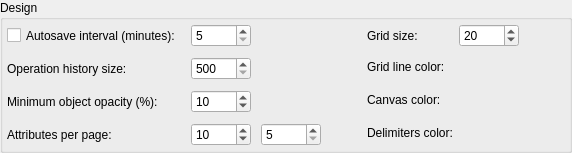
        <widget class="QGroupBox" name="groupBox">
         <property name="minimumSize">
          <size>
           <width>0</width>
           <height>0</height>
          </size>
         </property>
         <property name="title">
          <string>Design</string>
         </property>
         <layout class="QHBoxLayout" name="horizontalLayout_14">
          <property name="spacing">
           <number>6</number>
          </property>
          <property name="leftMargin">
           <number>4</number>
          </property>
          <property name="topMargin">
           <number>4</number>
          </property>
          <property name="rightMargin">
           <number>4</number>
          </property>
          <property name="bottomMargin">
           <number>4</number>
          </property>
          <item>
           <layout class="QGridLayout" name="gridLayout_2">
            <property name="spacing">
             <number>10</number>
            </property>
            <item row="2" column="1">
             <layout class="QHBoxLayout" name="horizontalLayout_6">
              <item>
               <widget class="QSpinBox" name="min_obj_opacity_spb">
                <property name="sizePolicy">
                 <sizepolicy hsizetype="Minimum" vsizetype="Fixed">
                  <horstretch>0</horstretch>
                  <verstretch>0</verstretch>
                 </sizepolicy>
                </property>
                <property name="minimumSize">
                 <size>
                  <width>60</width>
                  <height>0</height>
                 </size>
                </property>
                <property name="toolTip">
                 <string>&lt;p&gt;Defines the minimum opacity percentage applied to the objects when using the fade out feature. A zero opacity causes the object to be completely hidden not being possible to interact with it in the canvas area.&lt;/p&gt;</string>
                </property>
                <property name="statusTip">
                 <string/>
                </property>
                <property name="minimum">
                 <number>0</number>
                </property>
                <property name="maximum">
                 <number>70</number>
                </property>
                <property name="singleStep">
                 <number>5</number>
                </property>
                <property name="value">
                 <number>10</number>
                </property>
               </widget>
              </item>
              <item>
               <spacer name="horizontalSpacer_3">
                <property name="orientation">
                 <enum>Qt::Horizontal</enum>
                </property>
                <property name="sizeHint" stdset="0">
                 <size>
                  <width>40</width>
                  <height>20</height>
                 </size>
                </property>
               </spacer>
              </item>
             </layout>
            </item>
            <item row="3" column="1">
             <layout class="QHBoxLayout" name="horizontalLayout_2">
              <item>
               <widget class="QSpinBox" name="attribs_per_page_spb">
                <property name="sizePolicy">
                 <sizepolicy hsizetype="Minimum" vsizetype="Fixed">
                  <horstretch>0</horstretch>
                  <verstretch>0</verstretch>
                 </sizepolicy>
                </property>
                <property name="minimumSize">
                 <size>
                  <width>60</width>
                  <height>0</height>
                 </size>
                </property>
                <property name="toolTip">
                 <string>&lt;p&gt;These spinners define the minimum amount of attributes visible per page in each section of tables and views when the pagination is enabled on them. The first one controls the amount of columns per page. The second defines the amount of extended attributes (constraints, indexes, trigger, rules, policies) displayed per page.&lt;/p&gt;</string>
                </property>
                <property name="statusTip">
                 <string/>
                </property>
                <property name="minimum">
                 <number>5</number>
                </property>
                <property name="maximum">
                 <number>100</number>
                </property>
                <property name="singleStep">
                 <number>5</number>
                </property>
                <property name="value">
                 <number>10</number>
                </property>
               </widget>
              </item>
              <item>
               <widget class="QSpinBox" name="ext_attribs_per_page_spb">
                <property name="sizePolicy">
                 <sizepolicy hsizetype="Minimum" vsizetype="Fixed">
                  <horstretch>0</horstretch>
                  <verstretch>0</verstretch>
                 </sizepolicy>
                </property>
                <property name="minimumSize">
                 <size>
                  <width>60</width>
                  <height>0</height>
                 </size>
                </property>
                <property name="toolTip">
                 <string>&lt;p&gt;Defines the minimum amount of attributes visible per page on tables and view when the pagination is enabled on these objects.&lt;/p&gt;</string>
                </property>
                <property name="statusTip">
                 <string/>
                </property>
                <property name="minimum">
                 <number>5</number>
                </property>
                <property name="maximum">
                 <number>100</number>
                </property>
                <property name="singleStep">
                 <number>5</number>
                </property>
                <property name="value">
                 <number>5</number>
                </property>
               </widget>
              </item>
              <item>
               <spacer name="horizontalSpacer_11">
                <property name="orientation">
                 <enum>Qt::Horizontal</enum>
                </property>
                <property name="sizeHint" stdset="0">
                 <size>
                  <width>40</width>
                  <height>20</height>
                 </size>
                </property>
               </spacer>
              </item>
             </layout>
            </item>
            <item row="1" column="0">
             <widget class="QLabel" name="oplist_size_lbl">
              <property name="sizePolicy">
               <sizepolicy hsizetype="Fixed" vsizetype="Preferred">
                <horstretch>0</horstretch>
                <verstretch>0</verstretch>
               </sizepolicy>
              </property>
              <property name="text">
               <string>Operation history size:</string>
              </property>
             </widget>
            </item>
            <item row="2" column="0">
             <widget class="QLabel" name="min_obj_opacity_lbl">
              <property name="sizePolicy">
               <sizepolicy hsizetype="Preferred" vsizetype="Preferred">
                <horstretch>0</horstretch>
                <verstretch>0</verstretch>
               </sizepolicy>
              </property>
              <property name="text">
               <string>Minimum object opacity (%): </string>
              </property>
             </widget>
            </item>
            <item row="0" column="0">
             <widget class="QCheckBox" name="autosave_interv_chk">
              <property name="sizePolicy">
               <sizepolicy hsizetype="Preferred" vsizetype="Preferred">
                <horstretch>0</horstretch>
                <verstretch>0</verstretch>
               </sizepolicy>
              </property>
              <property name="toolTip">
               <string>&lt;p&gt;Defines the period when the opened models will be saved automatically. The temporary models saving period will be defined as the half of the value defined here. If the autosave is disabled the temporary models saving will occur in a period of 5 minutes.&lt;/p&gt;</string>
              </property>
              <property name="statusTip">
               <string/>
              </property>
              <property name="text">
               <string>Autosave interval (minutes):</string>
              </property>
             </widget>
            </item>
            <item row="0" column="1">
             <layout class="QHBoxLayout" name="horizontalLayout_3">
              <item>
               <widget class="QSpinBox" name="autosave_interv_spb">
                <property name="sizePolicy">
                 <sizepolicy hsizetype="Preferred" vsizetype="Fixed">
                  <horstretch>0</horstretch>
                  <verstretch>0</verstretch>
                 </sizepolicy>
                </property>
                <property name="minimumSize">
                 <size>
                  <width>60</width>
                  <height>0</height>
                 </size>
                </property>
                <property name="minimum">
                 <number>5</number>
                </property>
                <property name="maximum">
                 <number>30</number>
                </property>
                <property name="singleStep">
                 <number>5</number>
                </property>
               </widget>
              </item>
              <item>
               <spacer name="horizontalSpacer_8">
                <property name="orientation">
                 <enum>Qt::Horizontal</enum>
                </property>
                <property name="sizeHint" stdset="0">
                 <size>
                  <width>40</width>
                  <height>20</height>
                 </size>
                </property>
               </spacer>
              </item>
             </layout>
            </item>
            <item row="3" column="0">
             <widget class="QLabel" name="attributes_per_page_lbl">
              <property name="sizePolicy">
               <sizepolicy hsizetype="Preferred" vsizetype="Preferred">
                <horstretch>0</horstretch>
                <verstretch>0</verstretch>
               </sizepolicy>
              </property>
              <property name="text">
               <string>Attributes per page:</string>
              </property>
             </widget>
            </item>
            <item row="1" column="1">
             <layout class="QHBoxLayout" name="horizontalLayout_4">
              <item>
               <widget class="QSpinBox" name="oplist_size_spb">
                <property name="sizePolicy">
                 <sizepolicy hsizetype="Minimum" vsizetype="Fixed">
                  <horstretch>0</horstretch>
                  <verstretch>0</verstretch>
                 </sizepolicy>
                </property>
                <property name="minimumSize">
                 <size>
                  <width>60</width>
                  <height>0</height>
                 </size>
                </property>
                <property name="toolTip">
                 <string>&lt;p&gt;Defines the maximum amount of elements held in the operation history. Once reached the maximum number the history is automatically cleaned.&lt;/p&gt;</string>
                </property>
                <property name="statusTip">
                 <string/>
                </property>
                <property name="minimum">
                 <number>500</number>
                </property>
                <property name="maximum">
                 <number>1000</number>
                </property>
               </widget>
              </item>
              <item>
               <spacer name="horizontalSpacer_6">
                <property name="orientation">
                 <enum>Qt::Horizontal</enum>
                </property>
                <property name="sizeHint" stdset="0">
                 <size>
                  <width>40</width>
                  <height>20</height>
                 </size>
                </property>
               </spacer>
              </item>
             </layout>
            </item>
           </layout>
          </item>
          <item>
           <layout class="QGridLayout" name="gridLayout_7">
            <property name="spacing">
             <number>6</number>
            </property>
            <item row="0" column="4" rowspan="4">
             <spacer name="horizontalSpacer_12">
              <property name="orientation">
               <enum>Qt::Horizontal</enum>
              </property>
              <property name="sizeHint" stdset="0">
               <size>
                <width>40</width>
                <height>20</height>
               </size>
              </property>
             </spacer>
            </item>
            <item row="3" column="1" colspan="3">
             <widget class="QWidget" name="delimiters_color_wgt" native="true">
              <property name="enabled">
               <bool>true</bool>
              </property>
              <property name="minimumSize">
               <size>
                <width>0</width>
                <height>0</height>
               </size>
              </property>
             </widget>
            </item>
            <item row="2" column="1" colspan="3">
             <widget class="QWidget" name="canvas_color_wgt" native="true">
              <property name="enabled">
               <bool>true</bool>
              </property>
              <property name="minimumSize">
               <size>
                <width>0</width>
                <height>0</height>
               </size>
              </property>
             </widget>
            </item>
            <item row="1" column="1" colspan="3">
             <widget class="QWidget" name="grid_color_wgt" native="true">
              <property name="enabled">
               <bool>true</bool>
              </property>
              <property name="minimumSize">
               <size>
                <width>0</width>
                <height>0</height>
               </size>
              </property>
             </widget>
            </item>
            <item row="0" column="1" colspan="2">
             <widget class="QSpinBox" name="grid_size_spb">
              <property name="sizePolicy">
               <sizepolicy hsizetype="Minimum" vsizetype="Fixed">
                <horstretch>0</horstretch>
                <verstretch>0</verstretch>
               </sizepolicy>
              </property>
              <property name="minimumSize">
               <size>
                <width>60</width>
                <height>0</height>
               </size>
              </property>
              <property name="toolTip">
               <string>&lt;p&gt;Defines the vertical and horizontal grid size. This value affects the spacing of objects when using the feature that aligns the objects on the grid. &lt;/p&gt;</string>
              </property>
              <property name="statusTip">
               <string/>
              </property>
              <property name="minimum">
               <number>10</number>
              </property>
              <property name="maximum">
               <number>100</number>
              </property>
              <property name="singleStep">
               <number>1</number>
              </property>
              <property name="value">
               <number>20</number>
              </property>
             </widget>
            </item>
            <item row="3" column="0">
             <widget class="QLabel" name="grid_size_lbl_7">
              <property name="sizePolicy">
               <sizepolicy hsizetype="Fixed" vsizetype="Preferred">
                <horstretch>0</horstretch>
                <verstretch>0</verstretch>
               </sizepolicy>
              </property>
              <property name="statusTip">
               <string/>
              </property>
              <property name="text">
               <string>Delimiters color:</string>
              </property>
             </widget>
            </item>
            <item row="2" column="0">
             <widget class="QLabel" name="canvas_color">
              <property name="sizePolicy">
               <sizepolicy hsizetype="Fixed" vsizetype="Preferred">
                <horstretch>0</horstretch>
                <verstretch>0</verstretch>
               </sizepolicy>
              </property>
              <property name="statusTip">
               <string/>
              </property>
              <property name="text">
               <string>Canvas color:</string>
              </property>
             </widget>
            </item>
            <item row="1" column="0">
             <widget class="QLabel" name="grid_size_lbl_3">
              <property name="sizePolicy">
               <sizepolicy hsizetype="Preferred" vsizetype="Preferred">
                <horstretch>0</horstretch>
                <verstretch>0</verstretch>
               </sizepolicy>
              </property>
              <property name="statusTip">
               <string/>
              </property>
              <property name="text">
               <string>Grid line color:</string>
              </property>
             </widget>
            </item>
            <item row="0" column="0">
             <widget class="QLabel" name="grid_size_lbl">
              <property name="sizePolicy">
               <sizepolicy hsizetype="Preferred" vsizetype="Preferred">
                <horstretch>0</horstretch>
                <verstretch>0</verstretch>
               </sizepolicy>
              </property>
              <property name="statusTip">
               <string/>
              </property>
              <property name="text">
               <string>Grid size:</string>
              </property>
             </widget>
            </item>
           </layout>
          </item>
         </layout>
        </widget>
